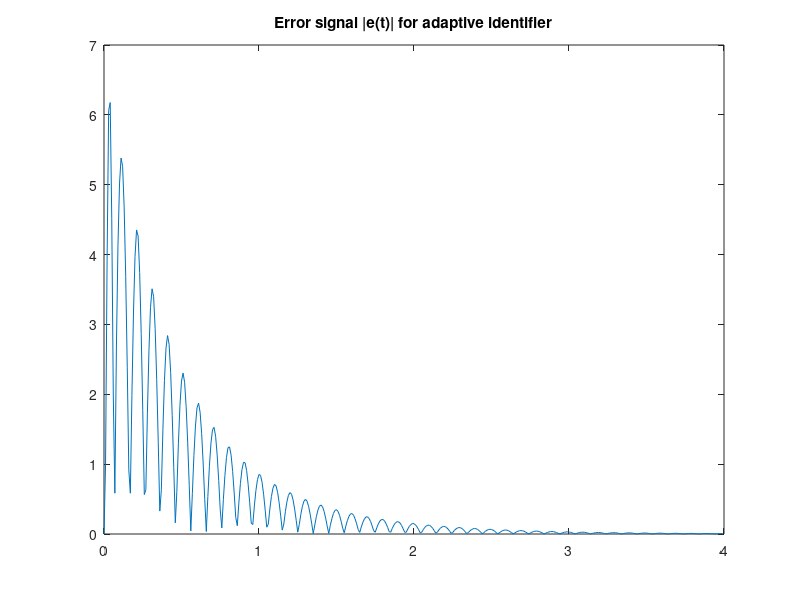

The MATLAB script that drew this image:
%ds09e06.m
% Adaptive Identifier
clear, clf
B=[0 1 2]; A=[1 -1 0.5];  % Plant transfer function
mu=0.01; % Adaptation stepsize
M=7;  % Order of adaptive FIR filter
b=zeros(M+1,1); % Initial guess of adaptive filter coefficients
x=zeros(1,M+1); % Initialize buffers for x[n]
w0=zeros(1,max(length(A),length(B))-1); % Zero initial condition
nf=400;  % Number of iterations
for n=1:nf
   xn=cos((n-1)*pi/10); x=[x(2:end) xn]; % Input to adaptive identifier
   [dn,w0] = filter(B,A,xn,w0);
   yn = x(end:-1:1)*b; % Output of adaptive identifier
   e(n) = dn-yn;  b = b + mu*e(n)*x(end:-1:1).';
end
T=0.01; t=[0:nf-1]*T; plot(t,abs(e))
title('Error signal |e(t)| for adaptive identifier')
